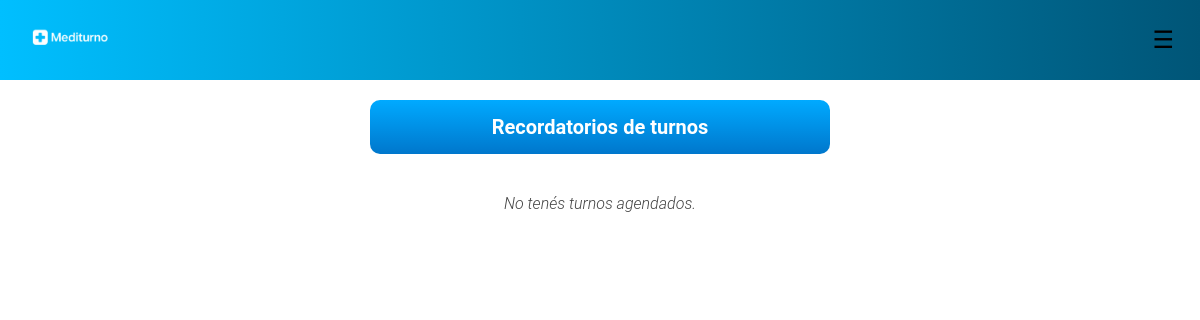
Page /notificaciones/ (signed in) on the earlier database version.
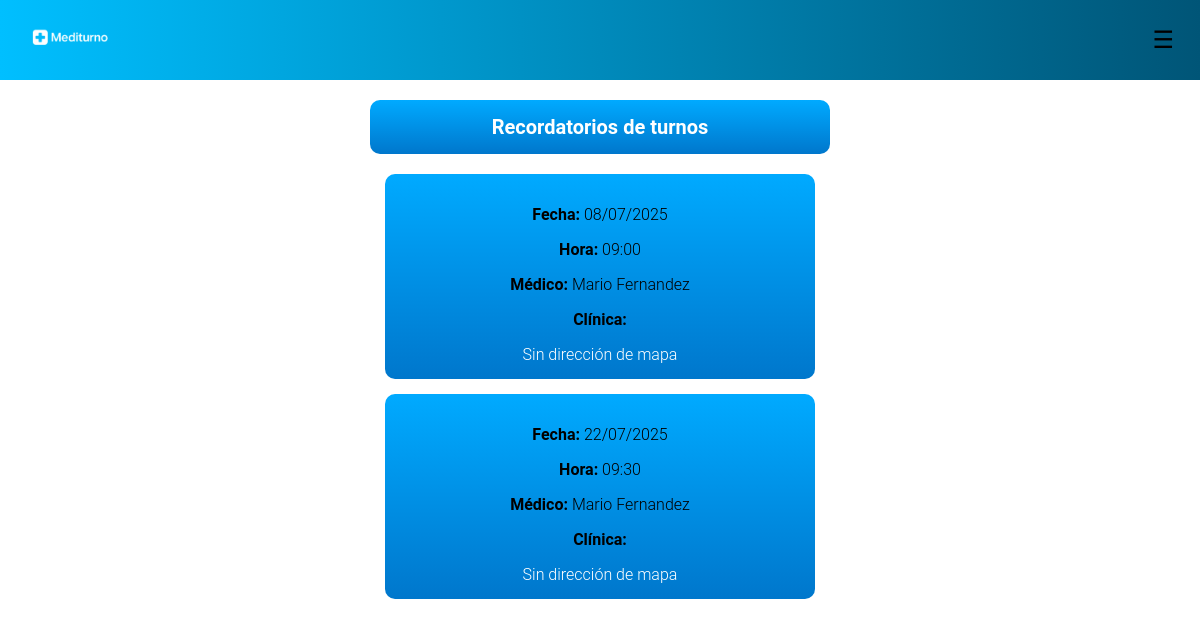
Same page on the later database version.
### appointments/models.py (models this page shows, shortened)
class Appointment(models.Model):
    ESTADO_CHOICES = [
        ('pendiente', 'Pendiente'),
        ('confirmado', 'Confirmado'),
        ('cancelado', 'Cancelado'),
        ('completado', 'Completado'),
    ]
    paciente = models.ForeignKey(
        settings.AUTH_USER_MODEL,
        on_delete=models.CASCADE,
        related_name='turnos_paciente',
        limit_choices_to={'role': 'user'}
    )
    medico = models.ForeignKey(
        settings.AUTH_USER_MODEL,
        on_delete=models.CASCADE,
        related_name='turnos_medico',
        limit_choices_to={'role': 'medic'}
    )
    clinica = models.ForeignKey(
        settings.AUTH_USER_MODEL,
        blank=True,
        null=True,
        on_delete=models.CASCADE,
        related_name='turnos_clinica',
        limit_choices_to={'role': 'clinic'}
    )
    fecha_inicio = models.DateTimeField()
    fecha_fin = models.DateTimeField()
    estado = models.CharField(max_length=20, choices=ESTADO_CHOICES, default='pendiente')
    motivo = models.TextField(blank=True, null=True)
    creado = models.DateTimeField(auto_now_add=True)
    actualizado = models.DateTimeField(auto_now=True)
    class Meta:
        ordering = ['-fecha_inicio']
        verbose_name = "Turno"
        verbose_name_plural = "Turnos"

### users/models.py (models this page shows, shortened)
class CustomUser(AbstractUser):
    objects = CustomUserManager()
    USER_TYPES = (
        ('user', 'User'),
        ('medic', 'Medic'),
        ('clinic', 'Clinic'),
    )
    OBRA_SOCIAL_CHOICES = (
        ('osde', 'OSDE'),
        ('swiss_medical', 'Swiss Medical'),
        ('galeno', 'Galeno'),
        ('medife', 'Medifé'),
        ('other', 'Other')
    )
    CIUDAD_CHOICES = (
        ('villa_gesell', 'Villa Gesell'),
        ('pinamar', 'Pinamar'),
        ('madariaga', 'Madariaga'),
    )
    role = models.CharField(max_length=10, choices=USER_TYPES, default='user', blank=True, null=True)
    obra_social = models.CharField(
        max_length=20,
        choices=OBRA_SOCIAL_CHOICES,
        default='other',
        blank=True,
        null=True
    )
    numero_afiliado = models.CharField(
        max_length=20,
        unique=True,
        null=True,
        blank=True,
        validators=[
            RegexValidator(
                regex=r'^\d{8,12}$',
                message="Número de afiliado debe contener entre 8 y 12 dígitos numéricos",
                code='invalid_numero_afiliado'
            )
        ]
    )
    dni = models.CharField(
        max_length=8,
        null=True,
        blank=True,
        validators=[
            RegexValidator(
                regex=r'^\d{8}$',
                message="El DNI debe contener exactamente 8 dígitos numéricos",
                code='invalid_dni'
            )
        ]
    )
    email = models.EmailField(unique=True)
    nombre = models.CharField(max_length=50,blank=True,null=True)
    apellido = models.CharField(max_length=50, blank=True, null=True)
    fecha_nacimiento = models.DateField(validators=[validate_birth_date], blank=True, null=True)
    telefono = models.CharField(
        max_length=15,
        blank=True,
        null=True,
        validators=[
            RegexValidator(
                regex=r'^\+?\d{7,15}$',
                message="El teléfono debe contener entre 7 y 15 dígitos, opcionalmente con un prefijo internacional.",
                code='invalid_telefono'
            )
        ]
    )
    ciudad = models.CharField(
        max_length=50,
        choices=CIUDAD_CHOICES,
        default='villa_gesell',
        blank=True,
        null=True
    )
    direccion = models.CharField(
        max_length=2048,
        blank=True,
        null=True
    )

### notifications/views.py (the view)
# urls.py: path('', views.notificaciones_turnos, name='lista_notificaciones'),
def notificaciones_turnos(request):
    user = request.user
    print("Usuario autenticado:", user)
    print("Autenticado:", user.is_authenticated)
    if not user.is_authenticated:
        return render(request, 'notifications/lista_notificaciones.html', {
            'turnos': [],
            'mensaje': 'Debes iniciar sesión para ver tus turnos.'
        })
    if user.role != 'user':
        return render(request, 'notifications/lista_notificaciones.html', {
            'turnos': [],
            'mensaje': 'Solo los pacientes pueden ver sus turnos.'
        })
    turnos = Appointment.objects.filter(
        paciente=user,
        fecha_inicio__gte=now(),
        estado__in=['pendiente', 'confirmado']
    ).select_related('medico', 'clinica').order_by('fecha_inicio')
    print("Turnos encontrados:", turnos.count())
    return render(request, 'notifications/lista_notificaciones.html', {'turnos': turnos})

### notifications/templates/notifications/lista_notificaciones.html (shortened to what this page needs)
{% load static %}
<!DOCTYPE html>
<html lang="es">
<head>
    <link rel="stylesheet" href="{% static 'notifications/css/notificaciones.css' %}">
    <link rel="stylesheet" href="{% static 'css/global.css' %}">
</head>
<body>
    {% include "includes/header.html" %}
    <main class="notificaciones-container">
        <div class="recordatorio-box">
            Recordatorios de turnos
        </div>
        {% if turnos %}
        {% for turno in turnos %}
        <div class="turno-box">
            <p><strong>Fecha:</strong> {{ turno.fecha_inicio|date:"d/m/Y" }}</p>
            <p><strong>Hora:</strong> {{ turno.fecha_inicio|time:"H:i" }}</p>
            <p><strong>Médico:</strong> {{ turno.medico.nombre }} {{ turno.medico.apellido }}</p>
            <p><strong>Clínica:</strong> {{ turno.clinica.clinica_profile.nombre_comercial }}</p>
            {% if turno.clinica and turno.clinica.direccion %}
            <a href="{% url 'users:map' turno.clinica.id %}">Ver en mapa</a>
            {% else %}
            <span>Sin dirección de mapa</span>
            {% endif %}
        </div>
        {% endfor %}
        {% else %}
        <p class="sin-turnos">No tenés turnos agendados.</p>
        {% endif %}
    </main>
</body>
</html>

### templates/includes/header.html (shortened to what this page needs)
<header class="main-header">
<div class="logo">
    {% load static %}
    <a href="{% url 'users:home' %}">
        <img src="{% static 'img/mediturno_logo.png' %}" alt="Mediturno" class="logo-img">
    </a>
</div>
    <button class="hamburger" onclick="toggleMenu()">☰</button>
</header>

### static/notifications/css/notificaciones.css (style rules this page uses)
body { margin: 0; font-family: 'Roboto', sans-serif; font-weight: 300; }
.notificaciones-container { display: flex; flex-direction: column; align-items: center; padding: 20px; }
.recordatorio-box { background: linear-gradient(to bottom, #00aaff, #0077cc); color: white; font-size: 20px; font-weight: bold; text-align: center; padding: 15px 30px; border-radius: 10px; margin-bottom: 20px; width: 80%; max-width: 400px; }
.turno-box { background: linear-gradient(to bottom, #00aaff, #0077cc); color: white; font-size: 16px; text-align: center; padding: 15px; border-radius: 10px; margin-bottom: 15px; width: 80%; max-width: 400px; }

### static/css/global.css (style rules this page uses)
:root { --background-color: white; --text-color: black; --text-shadow-color: #e0e0e0; --header-gradient: linear-gradient(to right, #00bfff, #005577); --menu-gradient: linear-gradient(to right, #005577, #00bfff); --mobile-menu-gradient: linear-gradient(to left, #00bfff, #004e73); --button-color: #005577; --shadow-color: rgba(0, 0, 0, 0.2); }
body { background-color: var(--background-color); color: var(--text-color); transition: background-color 0.3s ease, color 0.3s ease; margin: 0; font-family: 'Roboto', sans-serif; font-weight: 300; }
.main-header { display: flex; justify-content: space-between; align-items: center; background: var(--header-gradient); padding: 10px 20px; height: 60px; position: relative; }
.logo-img { height: 100px; width: auto; }
.hamburger { display: flex; flex-direction: column; gap: 5px; cursor: pointer; }
.hamburger { background: none; border: none; font-size: 24px; color: var(--text-color); cursor: pointer; text-align: center; }
a, p, h1, h2, h3 { color: var(--text-color); }

Differences in the rows shown:
added Appointment: fecha_inicio "08/07/2025", fecha_inicio "09:00", medico.nombre "Mario", medico.apellido "Fernandez", shows "Sin dirección de mapa"
added Appointment: fecha_inicio "22/07/2025", fecha_inicio "09:30", medico.nombre "Mario", medico.apellido "Fernandez", shows "Sin dirección de mapa"
Other differences:
text no longer shown: "No tenés turnos agendados."
